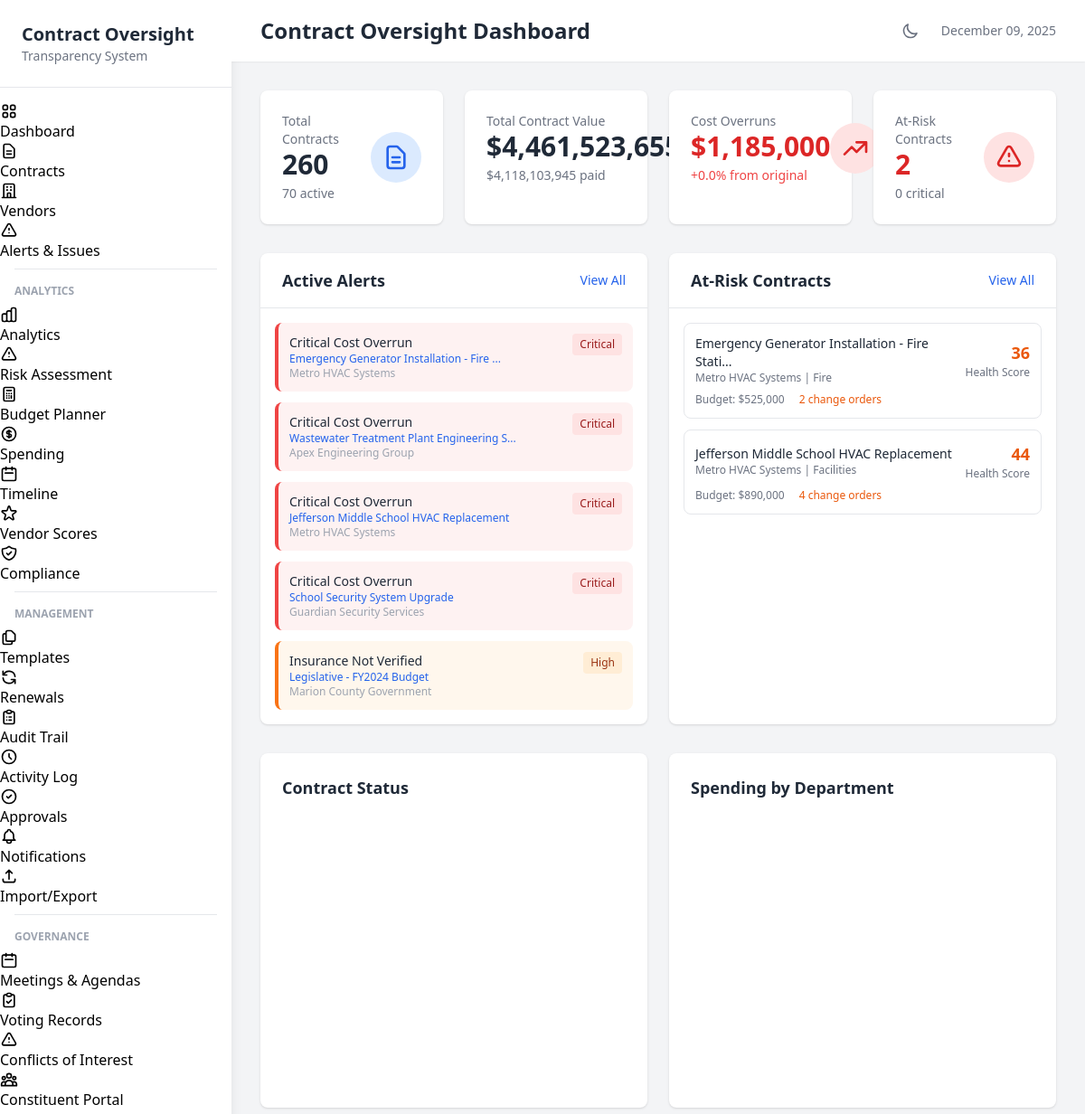
Page /dashboard (upper part) on the earlier database version.
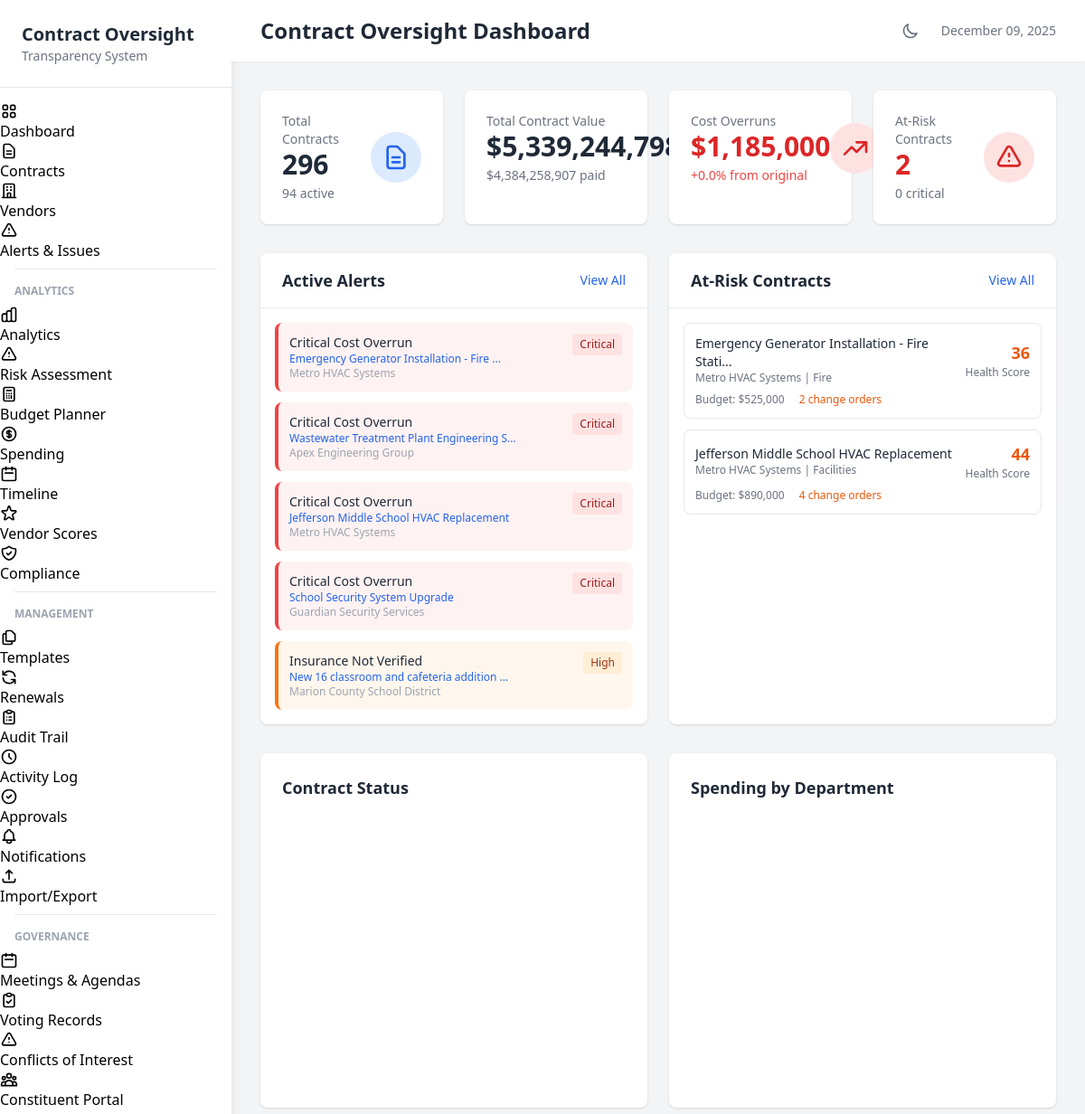
Same page on the later database version.
### tables this page shows
CREATE TABLE contracts (
                contract_id TEXT PRIMARY KEY,
                contract_number TEXT,
                title TEXT NOT NULL,
                description TEXT,
                contract_type TEXT,
                department TEXT,
                fiscal_year TEXT,
                vendor_id TEXT,
                vendor_name TEXT,

                -- Financials
                original_amount REAL DEFAULT 0,
                current_amount REAL DEFAULT 0,
                total_paid REAL DEFAULT 0,
                remaining_balance REAL DEFAULT 0,

                -- Dates
                solicitation_date TEXT,
                award_date TEXT,
                start_date TEXT,
                original_end_date TEXT,
                current_end_date TEXT,
                actual_end_date TEXT,

                -- Status tracking
                status TEXT DEFAULT 'Draft',
                phase TEXT DEFAULT 'Planning',
                percent_complete REAL DEFAULT 0,

                -- Scoring
                performance_score REAL DEFAULT 50,
                cost_variance_score REAL DEFAULT 50,
                schedule_variance_score REAL DEFAULT 50,
                compliance_score REAL DEFAULT 50,
                overall_health_score REAL DEFAULT 50,
                risk_level TEXT DEFAULT 'Medium',

                -- Procurement info
                procurement_method TEXT,
                bid_count INTEGER DEFAULT 0,
                justification TEXT,

                -- Board/Council info
                board_approval_date TEXT,
                board_resolution TEXT,
                council_district TEXT,
                school_zone TEXT,

                -- Location
                project_location TEXT,
                latitude REAL,
                longitude REAL,

                -- Flags
                has_change_orders INTEGER DEFAULT 0,
                change_order_count INTEGER DEFAULT 0,
                total_change_order_amount REAL DEFAULT 0,
                is_emergency INTEGER DEFAULT 0,
                is_sole_source INTEGER DEFAULT 0,
                requires_insurance INTEGER DEFAULT 1,
                insurance_verified INTEGER DEFAULT 0,
                requires_bond INTEGER DEFAULT 0,
                bond_verified INTEGER DEFAULT 0,

                notes TEXT,
                created_at TEXT DEFAULT CURRENT_TIMESTAMP,
                updated_at TEXT DEFAULT CURRENT_TIMESTAMP,
                created_by TEXT,
                is_deleted INTEGER DEFAULT 0,

                FOREIGN KEY (vendor_id) REFERENCES vendors(vendor_id)
            );

### web/app.py (the view)
@app.route('/dashboard')
def dashboard():
    global current_contracts
    if current_contracts is None:
        load_data()
    summary = get_portfolio_summary(current_contracts)
    contracts_list = current_contracts.to_dict('records') if current_contracts is not None else []
    alerts = alert_generator.generate_alerts(contracts_list)
    at_risk = []
    if current_contracts is not None and 'overall_health_score' in current_contracts.columns:
        at_risk_df = current_contracts[current_contracts['overall_health_score'] < 50].sort_values('overall_health_score')
        at_risk = at_risk_df.head(10).to_dict('records')
    recent_changes = db.get_recent_changes(limit=10)
    stats = db.get_statistics()
    return render_template('dashboard.html',
                          summary=summary,
                          alerts=alerts[:10],
                          at_risk_contracts=at_risk,
                          recent_changes=recent_changes,
                          stats=stats,
                          title='Contract Oversight Dashboard')

### src/database.py (called while the page is built)
    def _get_connection(self):
        conn = sqlite3.connect(str(self.db_path))
        conn.row_factory = sqlite3.Row
        return conn

    def get_recent_changes(self, limit: int = 50) -> List[Dict]:
        conn = self._get_connection()
        cursor = conn.cursor()
        cursor.execute("""
            SELECT a.*, c.title as contract_title
            FROM audit_log a
            LEFT JOIN contracts c ON a.record_id = c.contract_id AND a.table_name = 'contracts'
            ORDER BY a.changed_at DESC
            LIMIT ?
        """, (limit,))
        rows = cursor.fetchall()
        conn.close()
        return [dict(row) for row in rows]

### src/scoring_engine.py (called while the page is built)
    def _cost_overrun(self, contract: Dict, min_pct: float, max_pct: float) -> bool:
        original = contract.get('original_amount', 0) or 0
        current = contract.get('current_amount', 0) or 0
        if original <= 0:
            return False
        variance_pct = ((current - original) / original) * 100
        return min_pct <= variance_pct < max_pct

### web/app.py (called while the page is built)
@app.context_processor
def inject_globals():
    return {
        'now': datetime.now
    }

### web/templates/dashboard.html (shortened to what the changed rows need)
{% extends "base.html" %}
{% block content %}
<div class="grid grid-cols-1 md:grid-cols-2 lg:grid-cols-4 gap-6 mb-8">
    <div class="bg-white dark:bg-gray-800 rounded-lg shadow p-6">
        <div class="flex items-center justify-between">
            <div>
                <p class="text-sm text-gray-500 dark:text-gray-400">Total Contracts</p>
                <p class="text-3xl font-bold text-gray-800 dark:text-white">{{ summary.total_contracts or 0 }}</p>
                <p class="text-sm text-gray-500 dark:text-gray-400 mt-1">
                    {{ summary.active_count or 0 }} active
                </p>
            </div>
        </div>
    </div>
    <div class="bg-white dark:bg-gray-800 rounded-lg shadow p-6">
        <div class="flex items-center justify-between">
            <div>
                <p class="text-sm text-gray-500 dark:text-gray-400">Total Contract Value</p>
                <p class="text-3xl font-bold text-gray-800 dark:text-white">${{ '{:,.0f}'.format(summary.total_value or 0) }}</p>
                <p class="text-sm text-gray-500 dark:text-gray-400 mt-1">
                    ${{ '{:,.0f}'.format(summary.total_paid or 0) }} paid
                </p>
            </div>
        </div>
    </div>
</div>
<div class="grid grid-cols-1 lg:grid-cols-2 gap-6 mb-8">
    <div class="bg-white dark:bg-gray-800 rounded-lg shadow">
        <div class="p-4">
            {% if alerts %}
            <div class="space-y-3">
                {% for alert in alerts[:5] %}
                <div class="flex items-start space-x-3 p-3 rounded-lg
                    {% if alert.severity == 'Critical' %}bg-red-50 dark:bg-red-900/30 border-l-4 border-red-500
                    {% elif alert.severity == 'High' %}bg-orange-50 dark:bg-orange-900/30 border-l-4 border-orange-500
                    {% elif alert.severity == 'Medium' %}bg-yellow-50 dark:bg-yellow-900/30 border-l-4 border-yellow-500
                    {% else %}bg-gray-50 dark:bg-gray-700/30 border-l-4 border-gray-400{% endif %}">
                    <div class="flex-1">
                        <p class="font-medium text-gray-800 dark:text-white text-sm">{{ alert.title }}</p>
                        <p class="text-xs text-gray-500 dark:text-gray-400">
                            <a href="{{ url_for('contract_detail', contract_id=alert.contract_id) }}" class="text-blue-600 dark:text-blue-400 hover:underline">
                                {{ alert.contract_title[:40] }}{% if alert.contract_title|length > 40 %}...{% endif %}
                            </a>
                        </p>
                        <p class="text-xs text-gray-400 dark:text-gray-500">{{ alert.vendor_name }}</p>
                    </div>
                    <span class="px-2 py-1 text-xs font-medium rounded
                        {% if alert.severity == 'Critical' %}bg-red-100 text-red-800 dark:bg-red-900 dark:text-red-200
                        {% elif alert.severity == 'High' %}bg-orange-100 text-orange-800 dark:bg-orange-900 dark:text-orange-200
                        {% elif alert.severity == 'Medium' %}bg-yellow-100 text-yellow-800 dark:bg-yellow-900 dark:text-yellow-200
                        {% else %}bg-gray-100 text-gray-800 dark:bg-gray-700 dark:text-gray-200{% endif %}">
                        {{ alert.severity }}
                    </span>
                </div>
                {% endfor %}
            </div>
            {% else %}
            <p class="text-gray-500 dark:text-gray-400 text-center py-8">No active alerts</p>
            {% endif %}
        </div>
    </div>
    <div class="bg-white dark:bg-gray-800 rounded-lg shadow">
        <div class="p-4">
            {% if at_risk_contracts %}
            <div class="space-y-3">
                {% for contract in at_risk_contracts[:5] %}
                <a href="{{ url_for('contract_detail', contract_id=contract.contract_id) }}" class="block p-3 rounded-lg hover:bg-gray-50 dark:hover:bg-gray-700 border border-gray-200 dark:border-gray-700">
                    <div class="flex items-center justify-between">
                        <div class="flex-1">
                            <p class="font-medium text-gray-800 dark:text-white text-sm">{{ contract.title[:45] }}{% if contract.title|length > 45 %}...{% endif %}</p>
                            <p class="text-xs text-gray-500 dark:text-gray-400">{{ contract.vendor_name }} | {{ contract.department }}</p>
                        </div>
                        <div class="text-right">
                            <p class="text-lg font-bold {% if contract.overall_health_score < 30 %}text-red-600{% elif contract.overall_health_score < 50 %}text-orange-600{% else %}text-yellow-600{% endif %}">
                                {{ contract.overall_health_score|int }}
                            </p>
                            <p class="text-xs text-gray-500">Health Score</p>
                        </div>
                    </div>
                    <div class="mt-2 flex items-center space-x-4 text-xs">
                        <span class="text-gray-500 dark:text-gray-400">
                            Budget: ${{ '{:,.0f}'.format(contract.current_amount or 0) }}
                        </span>
                        {% if contract.change_order_count %}
                        <span class="text-orange-600 dark:text-orange-400">
                            {{ contract.change_order_count }} change orders
                        </span>
                        {% endif %}
                    </div>
                </a>
                {% endfor %}
            </div>
            {% else %}
            <p class="text-gray-500 dark:text-gray-400 text-center py-8">No at-risk contracts</p>
            {% endif %}
        </div>
    </div>
</div>
{% endblock %}

Differences in the rows shown:
no longer on this page (row unchanged): contracts: title "Insurance Not Verified", title "Legislative - FY2024 Budget", vendor_name "Marion County Government", severity "High", shown under "Active Alerts"
added contracts: title "Insurance Not Verified", title "New 16 classroom and cafeteria addition", vendor_name "Marion County School District", severity "High", shown under "Active Alerts"
Other differences:
{{ summary.total_contracts or 0 }}: "260" → "296"
{{ summary.active_count or 0 }}: "70" → "94"
{{ '{:,.0f}'.format(summary.total_value or 0) }}: "4,461,523,655" → "5,339,244,798"
{{ '{:,.0f}'.format(summary.total_paid or 0) }}: "4,118,103,945" → "4,384,258,907"
